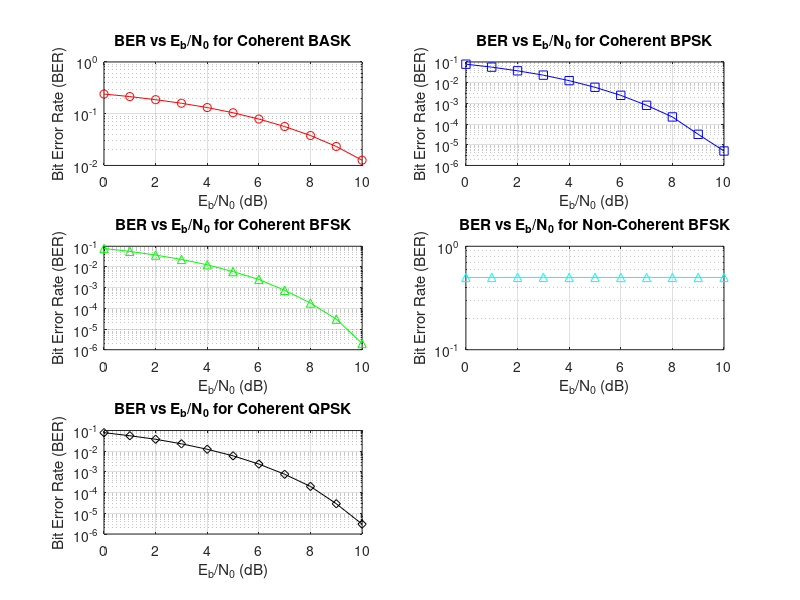

Write the MATLAB code that produced this figure.
% Parameters
N = 10^6; % Number of bits to transmit
Eb_N0_dB = 0:10; % Range of Eb/N0 values in dB

% Generate random binary data
data = randi([0 1], N, 1); 

% Initialize BER storage for all modulation types
BER_BASK = zeros(length(Eb_N0_dB),1);
BER_BPSK = zeros(length(Eb_N0_dB),1);
BER_BFSK_Coh = zeros(length(Eb_N0_dB),1);
BER_BFSK_NonCoh = zeros(length(Eb_N0_dB),1);
BER_QPSK = zeros(length(Eb_N0_dB),1);

for i = 1:length(Eb_N0_dB)
    % Convert Eb/N0 from dB to linear scale
    Eb_N0 = 10^(Eb_N0_dB(i)/10); 
    noise_std_dev = 1/sqrt(2*Eb_N0); 
    
    %% Coherent BASK Modulation and Demodulation
    tx_BASK = data; % BASK: 0 -> 0, 1 -> 1
    noise_BASK = noise_std_dev * randn(N, 1);
    rx_BASK = tx_BASK + noise_BASK; 
    demod_BASK = rx_BASK >= 0.5; % Decision threshold = 0.5
    BER_BASK(i) = sum(data ~= demod_BASK) / N;
    
    %% Coherent BPSK Modulation and Demodulation
    tx_BPSK = 2*data - 1; % BPSK: 0 -> -1, 1 -> +1
    noise_BPSK = noise_std_dev * randn(N, 1);
    rx_BPSK = tx_BPSK + noise_BPSK; 
    demod_BPSK = rx_BPSK >= 0; % Decision threshold = 0
    BER_BPSK(i) = sum(data ~= demod_BPSK) / N;
    
    %% Coherent BFSK Modulation and Demodulation
    tx_BFSK_Coh = 2*data - 1; % BFSK: 0 -> -1, 1 -> +1
    noise_BFSK_Coh = noise_std_dev * randn(N, 1);
    rx_BFSK_Coh = tx_BFSK_Coh + noise_BFSK_Coh;
    demod_BFSK_Coh = rx_BFSK_Coh >= 0; % Decision threshold = 0
    BER_BFSK_Coh(i) = sum(data ~= demod_BFSK_Coh) / N;
    
    %% Non-Coherent BFSK Modulation and Demodulation
    tx_BFSK_NonCoh = 2*data - 1; % Simplified BFSK: 0 -> -1, 1 -> +1
    noise_BFSK_NonCoh = noise_std_dev * randn(N, 1);
    rx_BFSK_NonCoh = abs(tx_BFSK_NonCoh + noise_BFSK_NonCoh); % Non-coherent demodulation uses magnitude
    demod_BFSK_NonCoh = rx_BFSK_NonCoh >= 0.5; % Decision threshold = 0.5
    BER_BFSK_NonCoh(i) = sum(data ~= demod_BFSK_NonCoh) / N;
    
    %% Coherent QPSK Modulation and Demodulation
    data_QPSK = reshape(data, [], 2); % Reshape to pairs of bits
    tx_QPSK = 1/sqrt(2) * (2*data_QPSK(:,1) - 1 + 1i * (2*data_QPSK(:,2) - 1)); % QPSK Modulation
    noise_QPSK = (noise_std_dev/sqrt(2)) * (randn(length(tx_QPSK),1) + 1i*randn(length(tx_QPSK),1));
    rx_QPSK = tx_QPSK + noise_QPSK;
    demod_QPSK_real = real(rx_QPSK) >= 0; % Decision for real part
    demod_QPSK_imag = imag(rx_QPSK) >= 0; % Decision for imaginary part
    demod_QPSK = [demod_QPSK_real demod_QPSK_imag];
    demod_QPSK = demod_QPSK(:); % Reshape to original bit vector
    BER_QPSK(i) = sum(data ~= demod_QPSK) / N;
end

% Create subplots for each modulation scheme
figure;

% Coherent BASK
subplot(3, 2, 1);
semilogy(Eb_N0_dB, BER_BASK, 'r-o');
xlabel('E_b/N_0 (dB)');
ylabel('Bit Error Rate (BER)');
title('BER vs E_b/N_0 for Coherent BASK');
grid on;

% Coherent BPSK
subplot(3, 2, 2);
semilogy(Eb_N0_dB, BER_BPSK, 'b-s');
xlabel('E_b/N_0 (dB)');
ylabel('Bit Error Rate (BER)');
title('BER vs E_b/N_0 for Coherent BPSK');
grid on;

% Coherent BFSK
subplot(3, 2, 3);
semilogy(Eb_N0_dB, BER_BFSK_Coh, 'g-^');
xlabel('E_b/N_0 (dB)');
ylabel('Bit Error Rate (BER)');
title('BER vs E_b/N_0 for Coherent BFSK');
grid on;

% Non-Coherent BFSK
subplot(3, 2, 4);
semilogy(Eb_N0_dB, BER_BFSK_NonCoh, 'c-^');
xlabel('E_b/N_0 (dB)');
ylabel('Bit Error Rate (BER)');
title('BER vs E_b/N_0 for Non-Coherent BFSK');
grid on;

% Coherent QPSK
subplot(3, 2, 5);
semilogy(Eb_N0_dB, BER_QPSK, 'k-d');
xlabel('E_b/N_0 (dB)');
ylabel('Bit Error Rate (BER)');
title('BER vs E_b/N_0 for Coherent QPSK');
grid on;
